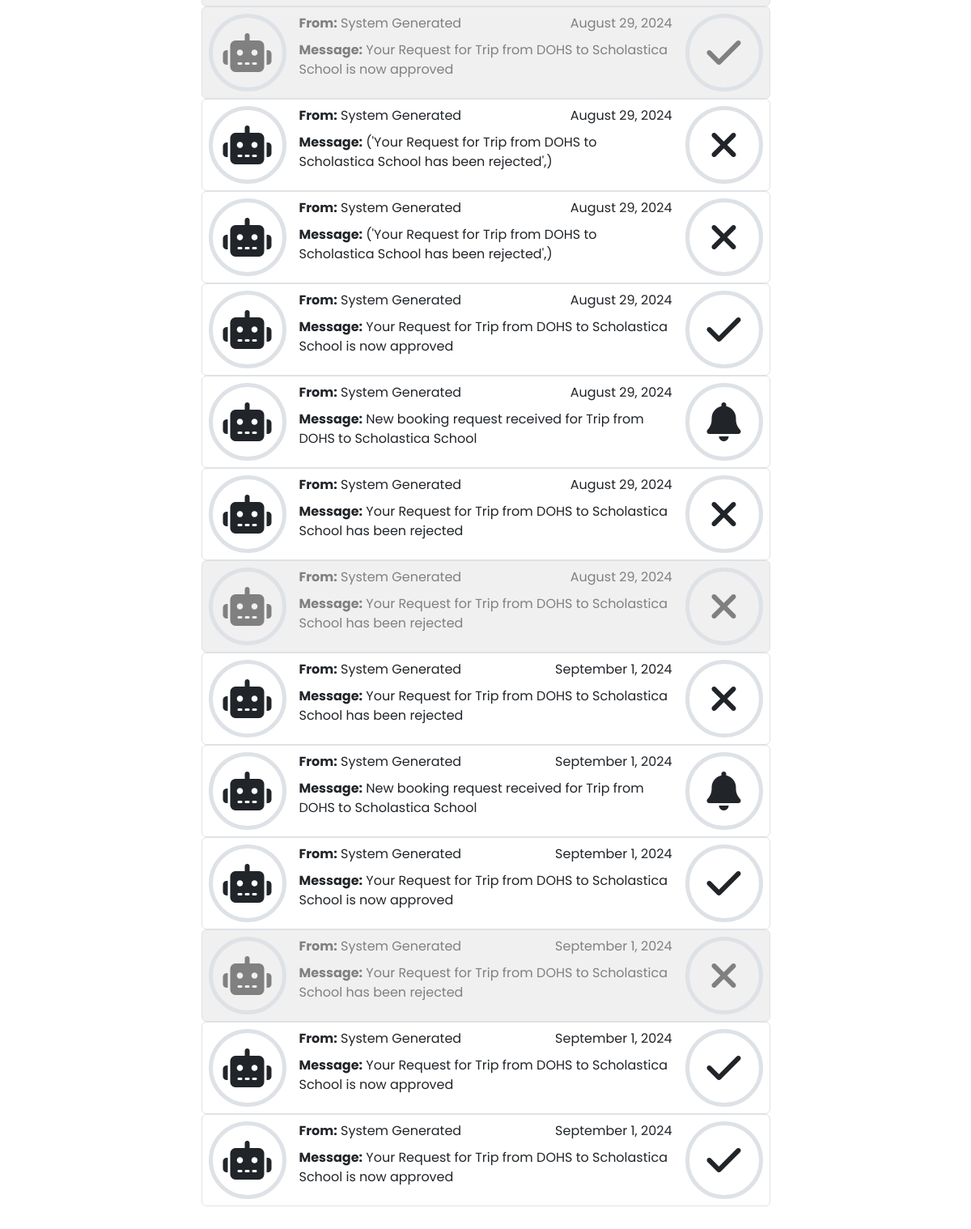
Page /mypage/1 (signed in, lower part) on the earlier database version.
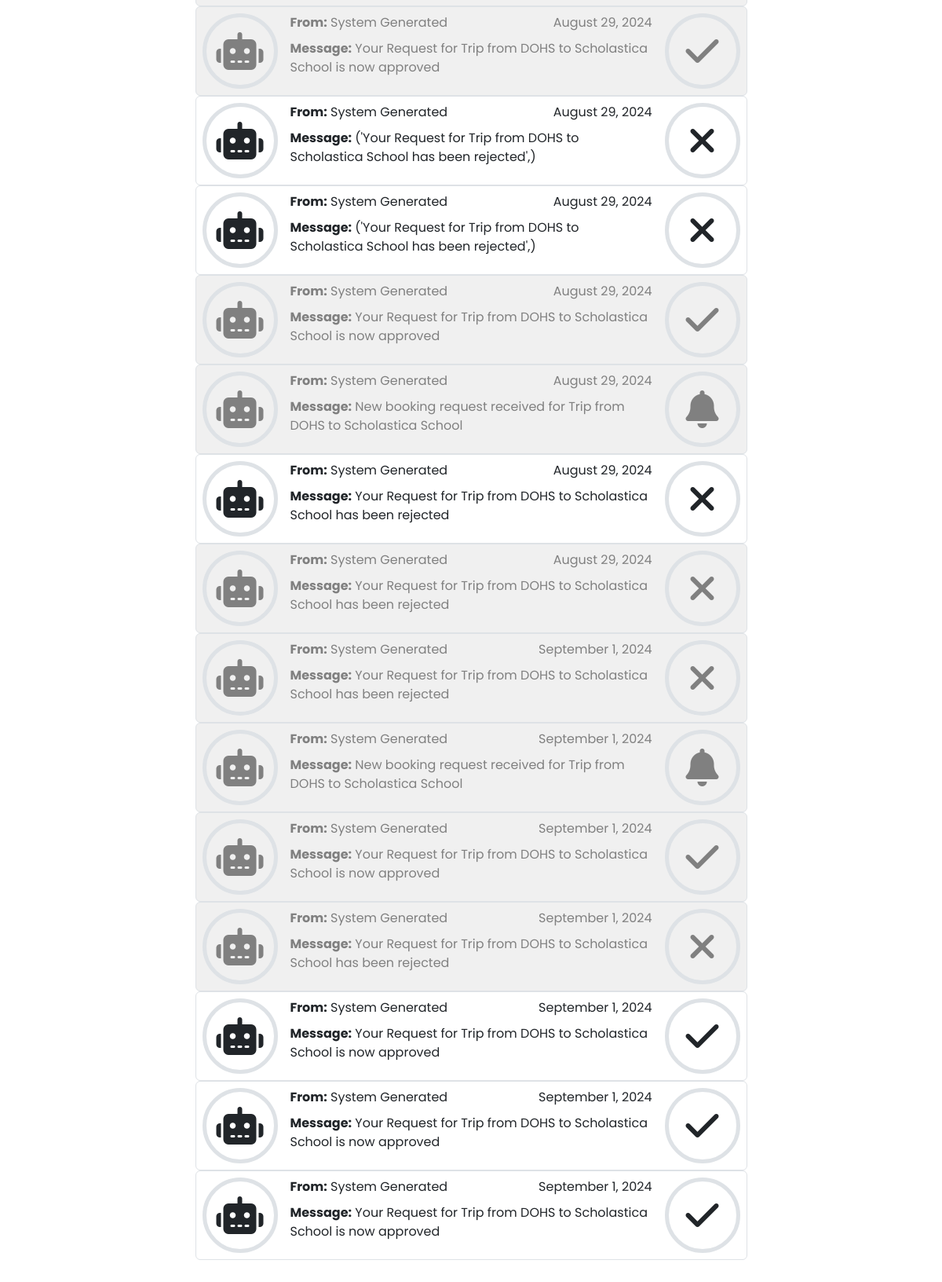
Same page on the later database version.
### RideSharing/models.py (models this page shows)
class Messages(models.Model):
    MESSAGE_TYPE_CHOICES = [
        ('approval', 'Approval'),
        ('rejection', 'Rejection'),
        ('request', 'Request'),
        ('info', 'Info'),
    ]
    sender = models.ForeignKey(User, on_delete=models.SET_NULL, null=True, blank=True)
    recipient = models.ForeignKey(User, on_delete=models.CASCADE, related_name='message_recipient')
    content = models.TextField()
    time_stamp = models.DateTimeField(auto_now_add=True)
    system_message = models.BooleanField(default=True)
    read = models.BooleanField(default=False)
    underlying_trip = models.ForeignKey(Trips, on_delete=models.CASCADE)
    underlying_booking = models.ForeignKey(Spot_Bookings, on_delete=models.SET_NULL, null=True, blank=True)
    message_type = models.CharField(max_length=10, choices=MESSAGE_TYPE_CHOICES)

### RideSharing/views.py (the view)
# urls.py: path("mypage/<int:user_id>", views.mypage, name="mypage"),
@login_required(login_url ='/login')
def mypage(request, user_id):
    user = User.objects.get(id=user_id)
    my_messages = user.message_recipient.all()
    return render(request, "mypage.html", {
        'recipient' : user,
        'my_messages' : my_messages
    })

### RideSharing/templates/mypage.html (shortened to what this page needs)
{% extends "layout.html" %}
{% block body %}
    <ul class="boxes mx-auto list-unstyled">
        {% for message in my_messages %}
            <li
            onclick="handle_message_click(event)"
            data-message-id="{{message.id}}"
            data-trip-id="{{message.underlying_trip.id}}"
            data-booking-id="{{message.underlying_booking.id}}"
            class="d-flex border rounded booking_row {% if message.read %} mail_read {% endif %}"
            >
                <div class="border m-2 border-5 d-flex justify-content-center align-items-center"
                style="font-size: 3rem; min-height: 6rem; min-width: 6rem; border-radius: 50%;">
                    {% if message.system_message %}
                        <i class="fa-solid fa-robot"></i>
                    {% else %}
                        <i class="fa-solid fa-user"></i>
                    {% endif %}
                </div>
                <div class="flex-fill p-2">
                    <div class="d-flex justify-content-between">
                        <div>
                            <strong>From:</strong>
                            {% if message.sender %}
                                {{ message.sender.username }}
                            {% else %}
                                System Generated
                            {% endif %}
                        </div>
                        <div>
                            {{ message.time_stamp|date:"F j, Y" }}
                        </div>
                    </div>
                    <div>
                        <strong>Message:</strong> {{ message.content }}
                    </div>
                </div>
                <div class="border m-2 border-5 d-flex justify-content-center align-items-center"
                style="font-size: 3rem; min-height: 6rem; min-width: 6rem; border-radius: 50%;">
                {% if message.message_type == 'request' %}
                    <i class="fa-solid fa-bell"></i>
                {% elif message.message_type == 'approval' %}
                    <i class="fa-solid fa-check"></i>
                {% elif message.message_type == 'rejection' %}
                    <i class="fa-solid fa-xmark"></i>
                {% else %}
                    <i class="fa-solid fa-comment"></i>
                {% endif %}
                </div>
            </li>
        {% empty %}
            <li>No messages found.</li>
        {% endfor %}
    </ul>
{% endblock %}

### RideSharing/templates/layout.html (shortened to what this page needs)
{% load static %}
<!DOCTYPE html>
<html lang="en">
    <head>
        <link href="https://cdn.jsdelivr.net/npm/bootstrap@5.3.3/dist/css/bootstrap.min.css" rel="stylesheet">
        <link href="{% static 'styles.css' %}" rel="stylesheet">
        </head>
        <body >
                <div id="main_section" class="container-lg pt-2 pt-sm-5">
                {% block body %}
                {% endblock %}
            </div>
    </body>
</html>

### RideSharing/static/styles.css (style rules this page uses)
.boxes { padding: 2rem; max-width: 767px; }
.booking_row { position: relative; }
.booking_row::before { content: ""; position: absolute; top: 0; left: 0; right: 0; bottom: 0; background-color: rgba(var(--bs-primary-rgb), 0.3); opacity: 0; pointer-events: none; transition: opacity 0.3s ease; }
.mail_read { background-color: #f0f0f0; color: gray; }

### RideSharing/templates/layout.html (style rules this page uses)
body { font-family: "Poppins", sans-serif; }

Differences in the rows shown:
changed Messages (number 4 of 14 on the later page): read False → True (drawn)
changed Messages (number 5 of 14 on the later page): read False → True (drawn)
changed Messages (number 8 of 14 on the later page): read False → True (drawn)
changed Messages (number 9 of 14 on the later page): read False → True (drawn)
changed Messages (number 10 of 14 on the later page): read False → True (drawn)
added Messages: system_message True (drawn), shows "System Generated", time_stamp "September 1, 2024", content "Your Request for Trip from DOHS to Scholastica School is now approved", message_type "approval" (drawn)
